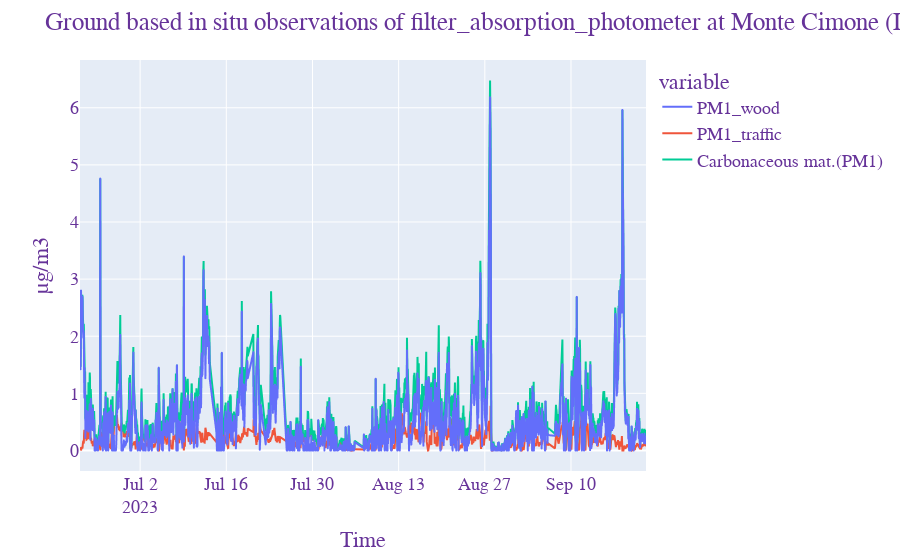

Notebook code for this chart:
### Code cell
# Get the ACTRIS NRT thredds catalog
all_opendap_urls = threddsclient.opendap_urls('https://thredds.nilu.no/thredds/catalog/actris_nrt/catalog.xml')

## Get all filter absorption photometer opendap urls
#nrt_files = [f for f in all_opendap_urls if 'filter_absorption_photometer' in f]

# To select Italian stations (IT0009R) with filter absorption photometers
nrt_files = [f for f in all_opendap_urls if 'filter_absorption_photometer' in f and 'IT0009R' in f]
print('\n'.join(nrt_files))

for f in nrt_files:
    nrt_data = xr.open_dataset(f)
        
    #Read wavelengts in NRT file and select the two ones closest to 470n mand 950nm
    all_wavelengths = nrt_data.Wavelength.values 
    closest_wavelength_wb = min(all_wavelengths, key=lambda x:abs(x-given_wavelength_wb))
    closest_wavelength_ff = min(all_wavelengths, key=lambda x:abs(x-given_wavelength_ff))
    
    #Move to next NRT-file if wavelengts don't match
    if (np.abs(closest_wavelength_wb-given_wavelength_wb)>50) or (np.abs(closest_wavelength_ff-given_wavelength_ff)>50): continue   
   
    #Create data arrays with hourly aerosol absorption coefficients (arithmetic mean) for the two wavelengts (1/Mm)   
    ab470 = nrt_data.sel(Wavelength=closest_wavelength_wb).aerosol_absorption_coefficient_amean
    ab950 = nrt_data.sel(Wavelength=closest_wavelength_ff).aerosol_absorption_coefficient_amean

    #Calculate ab(950nm) for wood burning, based on Eq. 1-3 in Sandradewi. Neagative values are set to zero
    ab950wb = (ab470 - ab950*kff)/(kwb - kff)
    ab950wb[ab950wb < 0] = 0

    #Calculate PM1 from Eq. 1-4 in Sandradewi
    da_PM1_wb = (ab950wb * kwb * c2_wb).rename('PM1_wb')
    da_PM1_ff = ((ab950 - ab950wb) * c1_ff).rename('PM1_ff')

    # Convert DataArray (xarray) to pandas DataFrame, neagative values are set to zero
    df_wb = da_PM1_wb.to_dataframe()
    df_ff = da_PM1_ff.to_dataframe()
    df_wb[df_wb < 0] = 0
    df_ff[df_ff < 0] = 0

    #Create station name: a)selct the first part of the name, b)remove non-alphanumeric characters 
    station_string = nrt_data.ebas_station_name.split(" ",1)[0]
    station_name = re.sub('\W+','', station_string)

    # Create html plots of hourly data
    x=df_wb.index[:]
    df_hour_wb = df_wb.PM1_wb[:].rename('PM1_wood')
    df_hour_ff = df_ff.PM1_ff[:]
    df_hour_tot = df_hour_wb + df_hour_ff

    fig=px.line(df_hour_wb)
    fig.add_scatter(x=x,y=df_hour_ff, name = "PM1_traffic")
    fig.add_scatter(x=x,y=df_hour_tot, name="Carbonaceous mat.(PM1)")
    fig.update_layout(
        title="{0}".format(nrt_data.title),
        xaxis_title="Time",
        yaxis_title="µg/m3",
        font=dict(
            family="Courier New, monospace",
            size=18,
            color="RebeccaPurple"
        ),
    )
    #fig.write_html("timeseries_{0}.html".format(station_name.lower()))
    fig.show()



    #Calculate daily and monthly means (Pandas resample function)
    df_day_wb = df_wb.PM1_wb.resample('D').mean()
    df_day_ff = df_ff.PM1_ff.resample('D').mean()
    df_month_wb = df_wb.PM1_wb.resample('M').mean()
    df_month_ff = df_ff.PM1_ff.resample('M').mean()
   
    #Daily and monthly mean of total carbonaceous matter (PM1)
    df_day_tot = df_day_wb + df_day_ff
    df_month_tot = df_month_wb + df_month_ff


    # run mean functions and print values
    sample_date_daily_mean = calc_daily_mean(df_day_wb)[0]
    sample_value_daily_mean_wb = calc_daily_mean(df_day_wb)[1]
    sample_value_daily_mean_ff = calc_daily_mean(df_day_ff)[1]
    sample_value_daily_mean_tot = calc_daily_mean(df_day_tot)[1]

    sample_date_monthly_mean = calc_monthly_mean(df_month_wb)[0].month_name()
    sample_value_monthly_mean_wb = calc_monthly_mean(df_month_wb)[1]
    sample_value_monthly_mean_ff = calc_monthly_mean(df_month_ff)[1]
    sample_value_monthly_mean_tot = calc_monthly_mean(df_month_tot)[1]

    sample_date_last3months_mean = calc_last3months_mean(df_month_wb)[0]
    sample_value_last3months_mean_wb = calc_last3months_mean(df_month_wb)[1]
    sample_value_last3months_mean_ff = calc_last3months_mean(df_month_ff)[1]
    sample_value_last3months_mean_tot = calc_last3months_mean(df_month_tot)[1]
 

    print('PM1 monthly mean from',station_name,'in',sample_date_monthly_mean)
    print('Wood burning:',sample_value_monthly_mean_wb, 'ug/m3')
    print('Traffic:',sample_value_monthly_mean_ff, 'ug/m3')
    
print()
#print("Eosc-future example: https://folk.nilu.no/~toves/eosc/pm1_linux/station_monte.html")

### Figure 1 — Plotly figure (JSON) as saved in the notebook; plotly's stock layout.template omitted (floating-point values rounded to 4 significant figures; data arrays with more than 128 entries replaced by an {"elided": "..."} marker saying what was removed)
{"data": [{"hovertemplate": "variable=PM1_wood<br>time=%{x}<br>value=%{y}<extra></extra>", "legendgroup": "PM1_wood", "line": {"color": "#636efa", "dash": "solid"}, "marker": {"symbol": "circle"}, "mode": "lines", "name": "PM1_wood", "showlegend": true, "type": "scattergl", "x": {"elided": "2051 str values"}, "xaxis": "x", "y": {"elided": "2051 float values"}, "yaxis": "y"}, {"name": "PM1_traffic", "type": "scatter", "x": {"elided": "2051 str values"}, "y": {"elided": "2051 float values"}}, {"name": "Carbonaceous mat.(PM1)", "type": "scatter", "x": {"elided": "2051 str values"}, "y": {"elided": "2051 float values"}}], "layout": {"font": {"color": "RebeccaPurple", "family": "Courier New, monospace", "size": 18}, "legend": {"title": {"text": "variable"}, "tracegroupgap": 0}, "margin": {"t": 60}, "title": {"text": "Ground based in situ observations of filter_absorption_photometer at Monte Cimone (IT0009R)"}, "xaxis": {"anchor": "y", "domain": [0, 1], "title": {"text": "Time"}}, "yaxis": {"anchor": "x", "domain": [0, 1], "title": {"text": "µg/m3"}}}}
